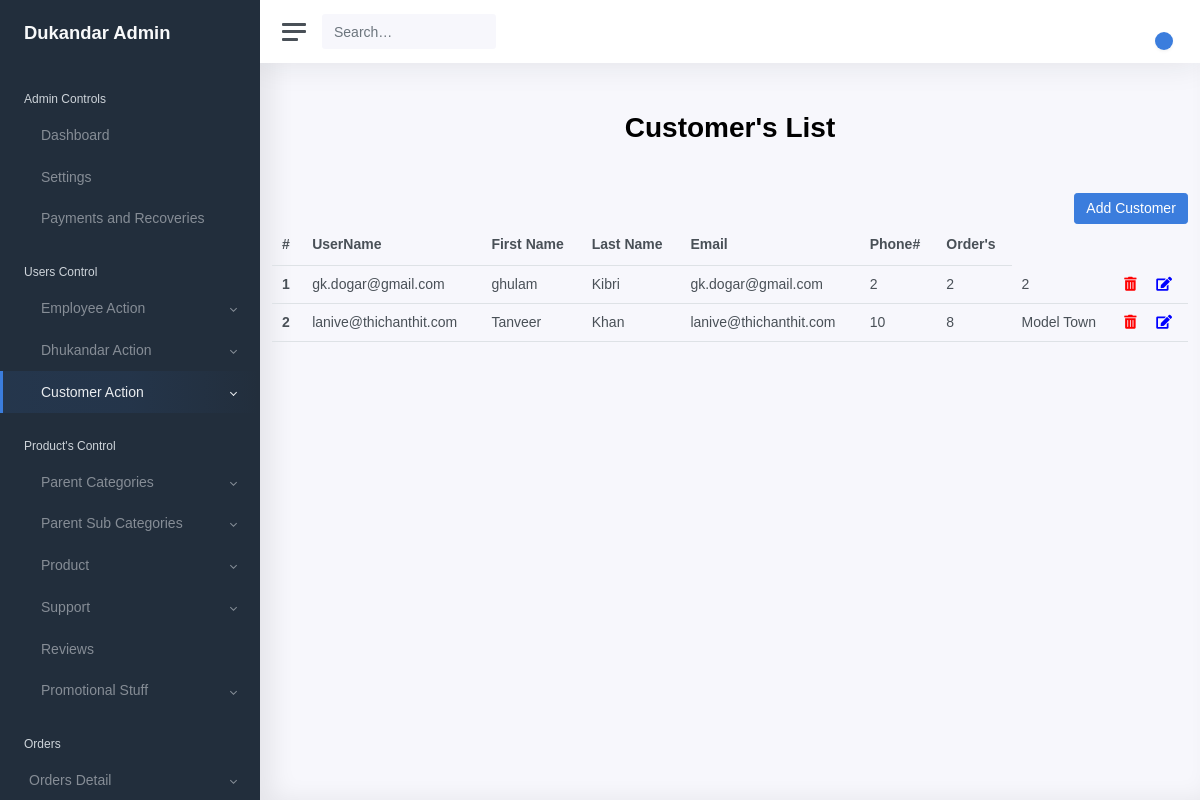
The app's page /customer/List, older data.
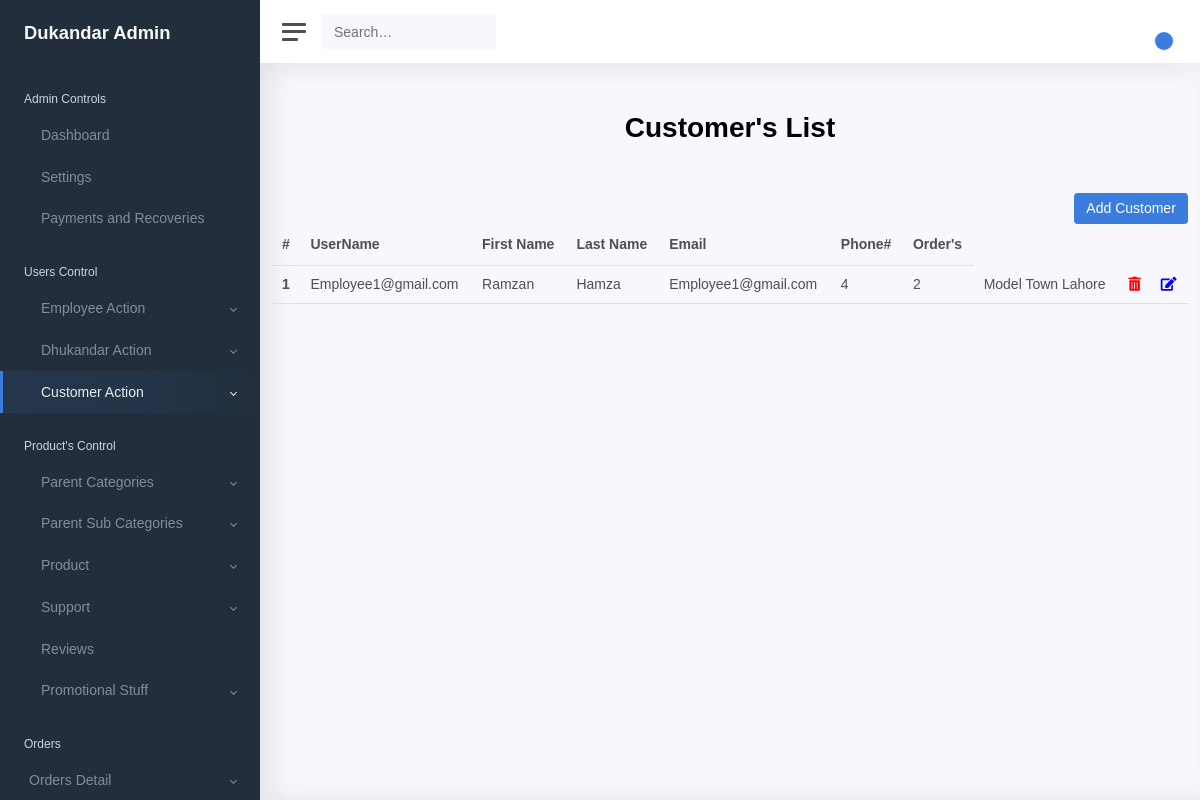
The same page, newer data.
### shopkeeper/models/models.py (models this page shows, shortened)
class Employee(models.Model):
    user = models.OneToOneField(User, related_name='user', on_delete=models.CASCADE, null=False)
    target_assign = models.CharField(max_length=10, null=True)
    target_achieved = models.CharField(max_length=10, null=True)
    area_designated = models.CharField(max_length=250, null=True, blank=True)
    phone_no = models.CharField(max_length=20, null=True)
    description = models.TextField(null=True)
    is_active = models.BooleanField(default=True)
    created_at = models.DateTimeField(auto_now_add=True)
    updated_at = models.DateTimeField(auto_now=True)
    class Meta:
        ordering = ['created_at']

class User(AbstractUser):
    address = models.CharField(max_length=250, null=True)
    user_type = models.CharField(max_length=16,
                                 choices=USER_CHOICES,
                                 default="CUSTOMER")
    block = models.BooleanField(default=False)
    is_active = models.BooleanField(default=True)
    created_at = models.DateTimeField(auto_now_add=True)
    updated_at = models.DateTimeField(auto_now=True)

### shopkeeper/views.py (the view)
# urls.py: path('customer/List', EmployeeListView.as_view(), name='employee_List'),
class EmployeeListView(ListView):
    paginate_by = 100
    template_name = 'shopkeeper/customer/list.html'
    def get_queryset(self):
        object_list = Employee.objects.all()
        return object_list

### shopkeeper/templates/shopkeeper/customer/list.html (shortened to what this page needs)
{% extends 'shopkeeper/base/base.html' %}
{% load static %}
{% block content %}
<div class="container">
        <h1 class="text-center mt-5 mb-5 font-weight-bold">Customer's List</h1>
        <div class="row">
          <div class="col-12">
            <a type="submit" href="{% url 'customer_setup' %}" class="btn btn-primary float-right" name="employee">Add
             Customer</a>
            <table class="table" id="customerTable">
                <thead class="thead-dark">
                  <tr>
                    <th scope="col">#</th>
                    <th scope="col">UserName</th>
                    <th scope="col">First Name</th>
                    <th scope="col">Last Name</th>
                    <th scope="col">Email</th>
                    <th scope="col">Phone#</th>
                    <th scope="col">Order's</th>
                  </tr>
                </thead>
                <tbody>
                    {% for customer in employee_list%}
                  <tr>
                    <th scope="row">{{forloop.counter}}</th>
                    <td>{{customer.user.username}}</td>
                    <td>{{customer.user.first_name}}</td>
                    <td>{{customer.user.last_name}}</td>
                    <td>{{customer.user.email}}</td>
                    <td>{{customer.target_assign}}</td>
                    <td>{{customer.target_achieved}}</td>
                    <td>{{customer.area_designated}}</td>
                    <td>
                        <a href="{% url 'customer_update' customer.id %}" class="mr-3" data-toggle="tooltip" title="Hooray!"> <i class="fas fa-trash-alt"  style="color:red;"></i></a>
                        <a href="{% url 'customer_update'  customer.id %}">  <i class="fas fa-edit" style="color:blue;"></i></a>
                    </td>
                  </tr>
                  {% endfor %}
                </tbody>
              </table>
          </div>
        </div>
      </div>
{% endblock %}

### shopkeeper/templates/shopkeeper/base/base.html (shortened to what this page needs)
<!DOCTYPE html>
<html lang="en">
<head>
  {% load static %}
  <link href="https://cdn.jsdelivr.net/npm/bootstrap@5.0.1/dist/css/bootstrap.min.css" rel="stylesheet">
  <link rel="stylesheet" href="https://pro.fontawesome.com/releases/v5.10.0/css/all.css" />
  <link href="{% static 'css/app.css' %}" rel="stylesheet">
  <link href="{% static 'css/main.css' %}" rel="stylesheet">
  <link href="https://cdn.datatables.net/1.11.0/css/jquery.dataTables.min.css" rel="stylesheet">
  <link href="https://cdn.datatables.net/buttons/2.0.0/css/buttons.dataTables.min.css" rel="stylesheet">
    <link rel="stylesheet" href="https://pro.fontawesome.com/releases/v5.10.0/css/all.css"
/>
</head>
<body>
  <div class="wrapper">
  {% include 'shopkeeper/base/header.html' %}
    <div class="main">
      {% include 'shopkeeper/base/topNav.html' %}
       {% block content %}
        {% endblock %}
    </div>
  </div>
</body>
</html>

### shopkeeper/templates/shopkeeper/base/header.html (shortened to what this page needs)
<nav id="sidebar" class="sidebar">
    <div class="sidebar-content js-simplebar" style="">
        <a class="sidebar-brand" href="">
            <span class="align-middle">Dukandar Admin</span>
        </a>
        <ul class="sidebar-nav">
            <li class="sidebar-header">
                Admin Controls
            </li>
            <li class="sidebar-item ">
                <a class="sidebar-link" href="/">
                     <span class="align-middle">Dashboard</span>
                </a>
            </li>
            <li class="sidebar-item">
                <a class="sidebar-link" href="{% url 'parent_category_setup' %}">
                     <span class="align-middle">Settings</span>
                </a>
            </li>
            <li class="sidebar-item">
                <a class="sidebar-link" href="/payments/admin/dashboard/">
                     <span class="align-middle">Payments and Recoveries</span>
                </a>
            </li>
            <li class="sidebar-header">
                Users Control
            </li>
            <li class="sidebar-item" id="employee_page">
                <a data-target="#employee_control" data-toggle="collapse" class="sidebar-link collapsed">
                     <span
                        class="align-middle">Employee Action</span>
                </a>
            </li>
             <li class="sidebar-item" id="dukandar_page">
                <a data-target="#dukandar_control" data-toggle="collapse" class="sidebar-link collapsed">
                     <span
                        class="align-middle">Dhukandar Action</span>
                </a>
            </li>
             <li class="sidebar-item" id="customer_page">
                <a data-target="#customer_control" data-toggle="collapse" class="sidebar-link collapsed">
                     <span
                        class="align-middle">Customer Action</span>
                </a>
            </li>
            <li class="sidebar-header active" id ="product_tabs">
                Product's Control
            </li>
            <li class="sidebar-item">
                <a data-target="#ui_parent" data-toggle="collapse" class="sidebar-link collapsed">
                     <span class="align-middle">Parent Categories</span>
                </a>
            <li class="sidebar-item">
                <a data-target="#ui_parent_sub" data-toggle="collapse" class="sidebar-link collapsed">
                     <span class="align-middle">Parent Sub Categories</span>
                </a>
            </li>
            <li class="sidebar-item">
                <a data-target="#ui_prd" data-toggle="collapse" class="sidebar-link collapsed">
                     <span class="align-middle">Product</span>
                </a>
            </li>
            <li class="sidebar-item">
                <a data-target="#ui_support" data-toggle="collapse" class="sidebar-link collapsed">
                    <span class="align-middle">Support</span>
                </a>
            </li>
            <li class="sidebar-item">
                <a class="sidebar-link" href="">
                     <span class="align-middle">Reviews</span>
                </a>
            </li>
            <li class="sidebar-item">
                <a data-target="#ui_promotion" data-toggle="collapse" class="sidebar-link collapsed">
                    <span class="align-middle">Promotional Stuff</span>
                </a>
            </li>
              <li class="sidebar-header">
               Orders
            </li>
            <li class="sidebar-item " id="order_page">
                <a data-target="#order_list" data-toggle="collapse" class="sidebar-link collapsed">
                    <span
                        class="align-middle">Orders Detail</span>
                </a>
            </li>
        </ul>
    </div>
</nav>

### shopkeeper/templates/shopkeeper/base/topNav.html (shortened to what this page needs)
{% load static %}
<nav class="navbar navbar-expand navbar-light navbar-bg">
    <a class="sidebar-toggle d-flex">
      <i class="hamburger align-self-center"></i>
    </a>
    <form class="d-none d-sm-inline-block">
      <div class="input-group input-group-navbar">
        <input type="text" class="form-control" placeholder="Search…" aria-label="Search">
        <button class="btn" type="button">
        </button>
      </div>
    </form>
    <div class="navbar-collapse collapse">
      <ul class="navbar-nav navbar-align">
        <li class="nav-item dropdown">
          <a class="nav-icon dropdown-toggle" href="#" id="alertsDropdown" data-toggle="dropdown">
            <div class="position-relative">
              <span class="indicator">{{ request.user.notifications.unread.count }}</span>
            </div>
          </a>
        </li>
      </ul>
    </div>
  </nav>

### shopkeeper/templates/shopkeeper/base/base.html (style rules this page uses)
* { font-family: Arial, Helvetica, sans-serif; }

Row changes from the older to the newer data that the page shows:
removed Employee: user.username "gk.dogar@gmail.com", user.first_name "ghulam", user.last_name "Kibri", user.email "gk.dogar@gmail.com", target_assign "2", target_achieved "2", area_designated "2"
removed Employee: user.username "lanive@thichanthit.com", user.first_name "Tanveer", user.last_name "Khan", user.email "lanive@thichanthit.com", target_assign "10", target_achieved "8", area_designated "Model Town"
added Employee: user.username "Employee1@gmail.com", user.first_name "Ramzan", user.last_name "Hamza", user.email "Employee1@gmail.com", target_assign "4", target_achieved "2", area_designated "Model Town Lahore"
